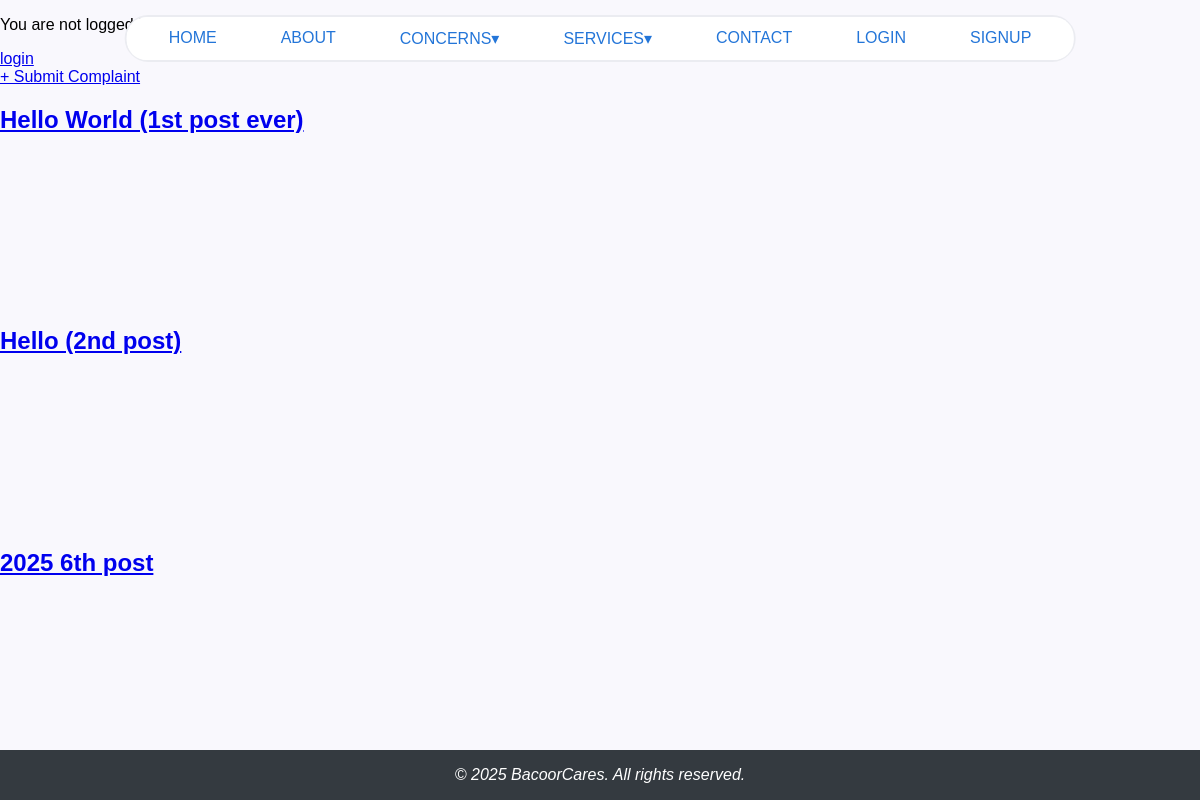
/blog/, run on an earlier commit of the app's database.
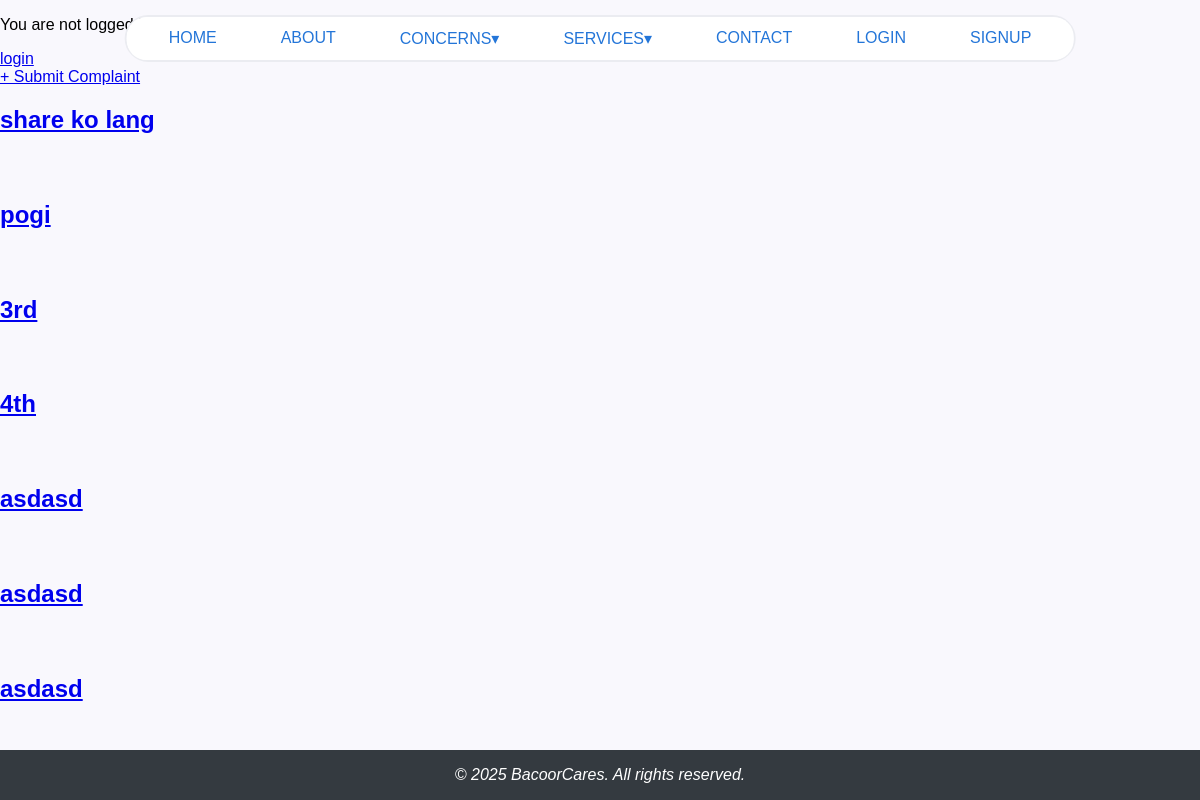
And on a later commit of the database.
### app/models.py (models this page shows, shortened)
class Post(models.Model):
    title = models.CharField(max_length=200)
    content = models.TextField(null=True)
    created_at = models.DateTimeField(auto_now_add=True)
    is_published = models.BooleanField(default=False)
    author = models.ForeignKey(Citizen, on_delete=models.CASCADE)

### app/views.py (the view)
# urls.py: path('blog/', BlogListView.as_view(), name='blog'),
class BlogListView(ListView):
    model = Post
    context_object_name = 'posts'
    template_name = 'app/blog_list.html'

### app/templates/app/blog_list.html
{% extends 'app/base.html' %}
{% load static %}
{% block content %}
 <a href="{% url 'blog_create' %}"> + Submit Complaint </a>
    {% for post in posts %}
        <div class="post-entry">
            <h2><a href="{% url 'blog_detail' post.pk %}">{{post.title}}</a></h2>
        </div>
     {% endfor %}
{% endblock content %}

### app/templates/app/base.html (shortened to what this page needs)
{% load static %}
<!DOCTYPE html>
<html lang="en">
    <head>
        <link rel="stylesheet" href="{% static 'css/base.css' %}">
    </head>
<body>
    {% include 'app/navbar.html' %}
    {% if user.is_authenticated %}
    <p>Welcome, {{ user.username }}!</p>
    <form method="post" action="{% url 'logout' %}">
        {% csrf_token %}
        <button type="submit">Logout</button>
    </form>
    {% else %}
    <p>You are not logged in.</p>
    <a href="{% url 'login' %}">login</a>
    {% endif %}
    {% block content %}{% endblock content %}
    {% include 'app/footer.html' %}
</body>
</html>

### app/templates/app/navbar.html (shortened to what this page needs)
{% load static %}
<nav>
    <ul>
      <li><a href="{% url 'home' %}">Home</a></li>
      <li><a href="{% url 'about' %}">About</a></li>
      <li>
        <a href="#0">Concerns&dtrif;</a>
      </li>
      <li>
        <a href="#0">Services&dtrif;</a>
      </li>
      <li><a href="#0">Contact</a></li>
      <li><a href="{% url 'login' %}">login</a></li>
      <li><a href="{% url 'signup' %}">Signup</a></li>
    </ul>
  </nav>

### app/templates/app/footer.html
<footer class="footer">
    <p>&copy; 2025 BacoorCares. All rights reserved.</p>
  </footer>

### static/css/base.css (style rules this page uses)
html, body { height: 100%; margin: 0; display: flex; flex-direction: column; }
body { display: flex; flex-direction: column; }
body > div { flex: 1; }
body { background: #F9F8FD; font-family: 'Lexend Exa', sans-serif; }
nav { position: fixed; top: 15px; left: 50%; transform: translateX(-50%); display: inline-block; border: 2px solid #EBECF1; border-radius: 30px; animation: slide-in 1s ease-out; font-family: 'Franklin Gothic Medium', 'Arial Narrow', Arial, sans-serif; }
.footer { background-color: #343a40; color: white; text-align: center; padding: 0px 0; font-family: 'Poppins', sans-serif; z-index: -1; font-family: 'Franklin Gothic Medium', 'Arial Narrow', Arial, sans-serif; font-style: italic ; }

What changed in the data, as far as the page shows it:
removed Post: title "Hello World (1st post ever)"
removed Post: title "Hello (2nd post)"
removed Post: title "2025 6th post"
added Post: title "share ko lang"
added Post: title "pogi"
added Post: title "3rd"
added Post: title "4th"
added Post: title "asdasd"
added Post: title "asdasd"
added Post: title "asdasd"
